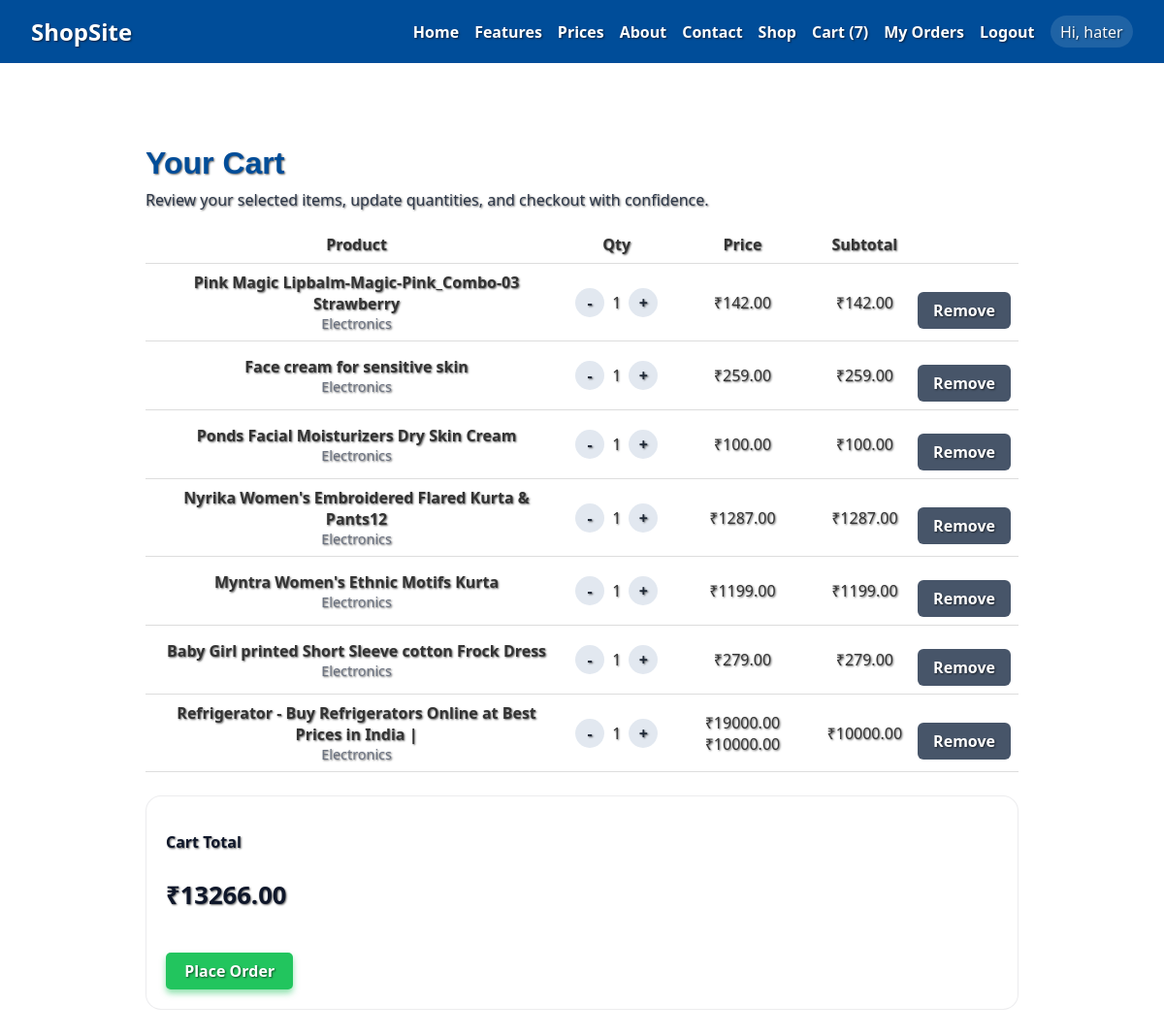
The app's page /cart/ (signed in) with its own data.
### core/models.py (models this page shows, shortened)
class CartItem(models.Model):
    user = models.ForeignKey(User, on_delete=models.CASCADE)
    product = models.ForeignKey(Product, on_delete=models.CASCADE)
    quantity = models.PositiveIntegerField(default=1)

class Product(models.Model):
    name = models.CharField(max_length=100)
    price = models.DecimalField(max_digits=8, decimal_places=2)
    discount_price = models.DecimalField(max_digits=8, decimal_places=2, null=True, blank=True)
    image_url = models.URLField(blank=True)
    category = models.CharField(max_length=20, choices=CATEGORY_CHOICES, default='electronics')

### core/views.py (the view)
# urls.py: path('cart/', views.cart, name='cart'),
@login_required
def cart(request):
    cart_items = CartItem.objects.filter(user=request.user)
    total = sum(
        (
            item.product.discount_price
            if item.product.discount_price
            else item.product.price
        ) * item.quantity
        for item in cart_items
    )
    return render(
        request,
        'core/cart.html',
        {
            'cart_items': cart_items,
            'total': total,
        }
    )

### core/templatetags/mul.py (called while the page is built)
@register.filter
def mul(value, arg):
    return value * arg

### core/templates/core/cart.html
{% extends 'core/base.html' %}
{% load mul %}
{% block content %}
  <div class="page-heading">
    <h1>Your Cart</h1>
    <p>Review your selected items, update quantities, and checkout with confidence.</p>
  </div>
  {% if cart_items %}
    <table class="cart-table">
      <thead>
        <tr>
          <th>Product</th>
          <th>Qty</th>
          <th>Price</th>
          <th>Subtotal</th>
          <th></th>
        </tr>
      </thead>
      <tbody>
      {% for item in cart_items %}
        <tr>
          <td class="product-details">
            <strong>{{ item.product.name }}</strong>
            <span class="small-text">{{ item.product.get_category_display }}</span>
          </td>
          <td>
            <div class="quantity-controls">
              <a class="qty-btn" href="{% url 'decrease_quantity' item.id %}">-</a>
              <span>{{ item.quantity }}</span>
              <a class="qty-btn" href="{% url 'increase_quantity' item.id %}">+</a>
            </div>
          </td>
          <td>
            {% if item.product.discount_price %}
              <span class="old-price">₹{{ item.product.price }}</span>
              <span class="discount-price">₹{{ item.product.discount_price }}</span>
            {% else %}
              ₹{{ item.product.price }}
            {% endif %}
          </td>
          <td>
            ₹{{ item.product.discount_price|default:item.product.price|mul:item.quantity }}
          </td>
          <td>
            <a class="btn btn-secondary" href="{% url 'remove_from_cart' item.id %}">Remove</a>
          </td>
        </tr>
      {% endfor %}
      </tbody>
    </table>
    <div class="cart-summary">
      <p class="summary-label">Cart Total</p>
      <p class="summary-value">₹{{ total }}</p>
      <a class="btn btn-primary" href="{% url 'place_order' %}">Place Order</a>
    </div>
  {% else %}
    <div class="empty-state">
      <p>Your cart is empty. Head back to the shop and add your favorites.</p>
      <a class="btn btn-primary" href="{% url 'shop' %}">Browse Products</a>
    </div>
  {% endif %}
{% endblock %}

### core/templates/core/base.html (shortened to what this page needs)
{% load static %}
<!DOCTYPE html>
<html lang="en">
<head>
  <link rel="stylesheet" href="{% static 'css/styles.css' %}" />
</head>
<body>
  <nav class="navbar">
    <a href="{% url 'index' %}" class="nav-logo">ShopSite</a>
    <ul class="nav-links">
      <li><a href="{% url 'index' %}">Home</a></li>
      <li><a href="{% url 'features' %}">Features</a></li>
      <li><a href="{% url 'prices' %}">Prices</a></li>
      <li><a href="{% url 'about' %}">About</a></li>
      <li><a href="{% url 'contact' %}">Contact</a></li>
      <li><a href="{% url 'shop' %}">Shop</a></li>
      {% if user.is_authenticated %}
        <li><a href="{% url 'cart' %}">Cart ({{ user.cartitem_set.count }})</a></li>
        <li><a href="{% url 'order_history' %}">My Orders</a></li>
        <li><a href="{% url 'logout' %}">Logout</a></li>
        <li><span class="nav-user">Hi, {{ user.username }}</span></li>
      {% else %}
        <li><a href="{% url 'login' %}">Login</a></li>
        <li><a href="{% url 'register' %}">Register</a></li>
      {% endif %}
    </ul>
  </nav>
  <div class="container">
    {% block content %}
    {% endblock %}
  </div>
</body>
</html>

### core/static/css/styles.css (style rules this page uses)
body { font-family: 'Segoe UI', Tahoma, Geneva, Verdana, sans-serif; margin: 0; padding: 0; background: url('https://png.pngtree.com/background/20230527/original/pngtree-pink-and-white-shopping-bags-picture-image_2770421.jpg') no-repeat center center fixed; background-size: cover; color: #333; min-height: 100vh; text-shadow: 1px 1px 2px rgba(0, 0, 0, 0.6); }
.navbar { background: #004d99; color: white; padding: 1rem 2rem; display: flex; justify-content: space-between; align-items: center; position: relative; }
.nav-logo { font-weight: bold; font-size: 1.5rem; color: white; text-decoration: none; }
.nav-links { list-style: none; display: flex; gap: 1rem; margin: 0; }
.nav-links li { display: inline; }
.nav-links a { color: white; text-decoration: none; font-weight: 600; }
.container { max-width: 900px; margin: 2rem auto; padding: 2rem 3rem; background: none; color: inherit; }
h1, h2 { font-family: 'Poppins', sans-serif; color: #004d99; }
.btn { display: inline-block; background: #004d99; color: white; padding: 0.5rem 1.2rem; text-decoration: none; border-radius: 5px; margin-top: 1rem; font-weight: 600; transition: background-color 0.3s; cursor: pointer; }
.cart-table { width: 100%; border-collapse: collapse; margin-top: 1rem; }
.cart-table th, .cart-table td { padding: 0.5rem; border-bottom: 1px solid #ddd; text-align: center; }
.btn-primary { background-color: #22c55e; color: white; box-shadow: 0 4px 6px rgba(34, 197, 94, 0.5); transition: transform 0.2s ease, box-shadow 0.3s ease; }
.page-heading h1 { margin-bottom: 0.5rem; }
.page-heading p { margin-top: 0; color: #2d3748; }
.btn-secondary { background: #475569; color: white; padding: 0.5rem 1rem; border-radius: 6px; text-decoration: none; }
.quantity-controls { display: inline-flex; align-items: center; gap: 0.5rem; }
.qty-btn { display: inline-block; width: 30px; height: 30px; line-height: 30px; border-radius: 50%; background: #e2e8f0; color: #1f2937; text-align: center; text-decoration: none; font-weight: 700; }
.product-details { text-align: left; }
.small-text { display: block; font-size: 0.9rem; color: #6b7280; }
.order-summary-card, .cart-summary { border: 1px solid rgba(15, 23, 42, 0.08); border-radius: 16px; padding: 1.25rem; background: rgba(255, 255, 255, 0.88); margin-top: 1.5rem; }
.summary-label { font-weight: 700; margin-bottom: 0.25rem; color: #0f172a; }
.summary-value { font-size: 1.6rem; font-weight: 800; color: #0f172a; }
.nav-user { color: #f8fafc; padding: 0.35rem 0.65rem; background: rgba(255,255,255,0.12); border-radius: 999px; }

### records on screen
CartItem: product.name "Pink Magic Lipbalm-Magic-Pink_Combo-03 Strawberry", product.category "Electronics", quantity "1", product.price "142.00", product.discount_price|mul "142.00"
CartItem: product.name "Face cream for sensitive skin", product.category "Electronics", quantity "1", product.price "259.00", product.discount_price|mul "259.00"
CartItem: product.name "Ponds Facial Moisturizers Dry Skin Cream", product.category "Electronics", quantity "1", product.price "100.00", product.discount_price|mul "100.00"
CartItem: product.name "Nyrika Women's Embroidered Flared Kurta & Pants12", product.category "Electronics", quantity "1", product.price "1287.00", product.discount_price|mul "1287.00"
CartItem: product.name "Myntra Women's Ethnic Motifs Kurta", product.category "Electronics", quantity "1", product.price "1199.00", product.discount_price|mul "1199.00"
CartItem: product.name "Baby Girl printed Short Sleeve cotton Frock Dress", product.category "Electronics", quantity "1", product.price "279.00", product.discount_price|mul "279.00"
CartItem: product.name "Refrigerator - Buy Refrigerators Online at Best Prices in India |", product.category "Electronics", quantity "1", product.price "19000.00", product.discount_price "10000.00", product.discount_price|mul "10000.00"

### other values on screen
{{ user.cartitem_set.count }} "7"
{{ user.username }} "hater"
{{ total }} "13266.00"
